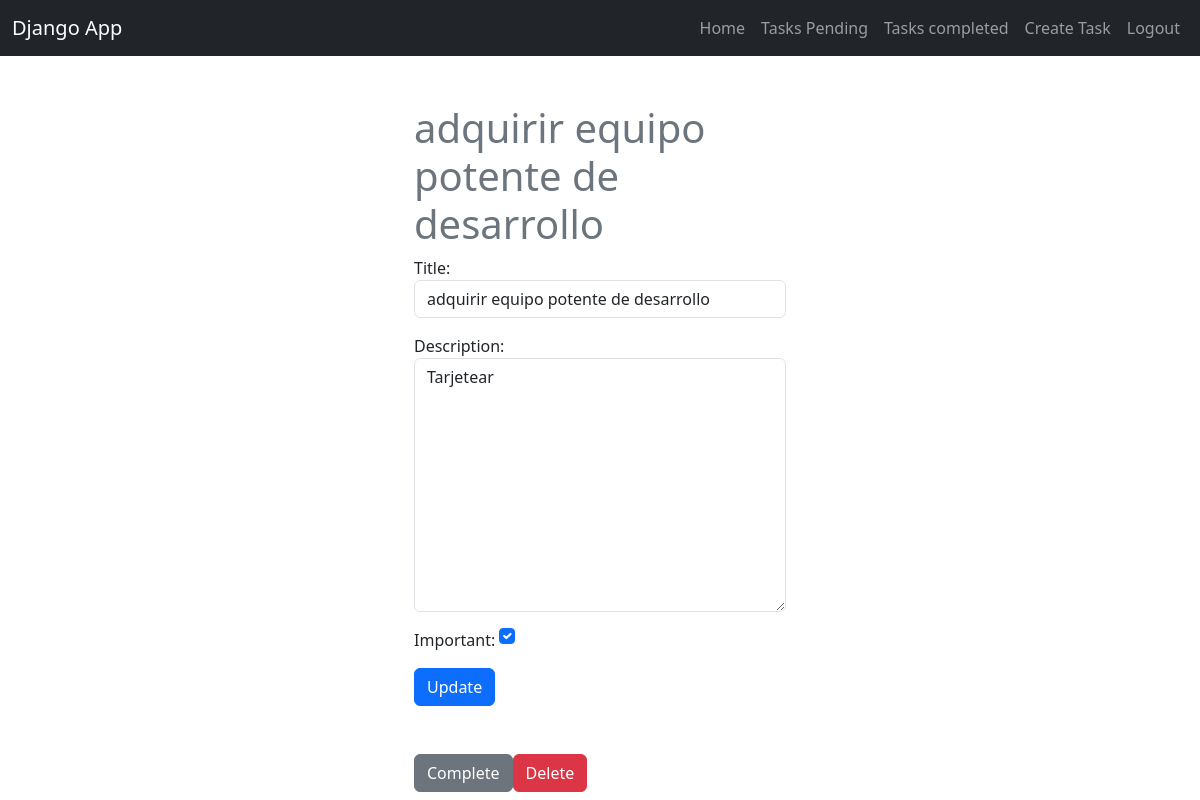
The app's page /tasks/15/ (signed in) with its own data.
### tasks/models.py (models this page shows, shortened)
class Task(models.Model):
    title = models.CharField(max_length=100)
    description = models.TextField(blank=True)
    created = models.DateTimeField(auto_now_add=True)
    datecompleted = models.DateTimeField(null=True, blank=True)
    important = models.BooleanField(default=False)
    user = models.ForeignKey(User, on_delete=models.CASCADE)

### tasks/views.py (the view, shortened to what this page needs)
# urls.py: path('tasks/<int:task_id>/',views.task_detail,name='task_detail'),
@login_required
def task_detail(request, task_id):
    if request.method == 'GET':
        task = get_object_or_404(Task, pk=task_id, user=request.user)
        form = TaskForm(instance=task)
        return render(request,'task_detail.html',{
            'task':task,
            'form': form
        })

### tasks/forms.py
class TaskForm(forms.ModelForm):
    class Meta:
        model = Task
        fields = ['title','description','important']
        widgets = {
            'title': forms.TextInput(attrs={'class': 'form-control',
                                            'placeholder':'Write a title'}),
            'description': forms.Textarea(attrs={'class': 'form-control',
                                                 'placeholder':'Write a description'}),
            'important': forms.CheckboxInput(attrs={'class': 'form-check-input m-auto'}),
        }

### tasks/templates/task_detail.html (shortened to what this page needs)
{% extends 'base.html' %}
{% block content %}
    <main class="container">
        <div class="row-">
            <div class="col-md-4 offset-md-4 mt-5">
                <h1 class="text-secondary">{{task.title}}</h1>
                <form method="POST">
                    {{form.as_p}}
                    <button class="btn btn-primary">
                        Update
                    </button>
                </form>
                <div class="d-flex mt-5">
                    <form action="{% url 'complete_task' task.id %}" method="POST">
                        <button class="btn btn-secondary">
                            Complete
                        </button>
                    </form>
                    <form action="{% url 'delete_task' task.id %}" method="POST">
                        <button class="btn btn-danger">
                            Delete
                        </button>
                    </form>
                </div>
            </div>
        </div>
    </main>
{% endblock %}

### records on screen
Task: title "adquirir equipo potente de desarrollo", description "Tarjetear", important "☑"
